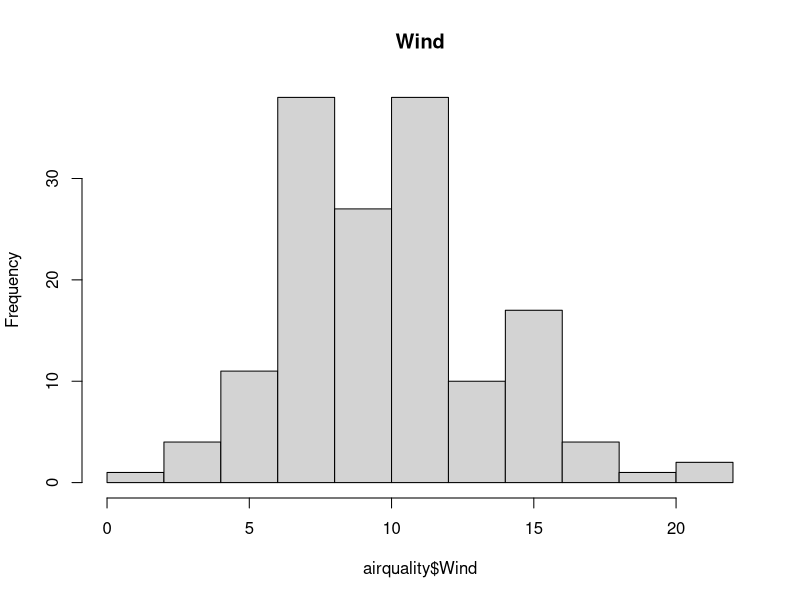
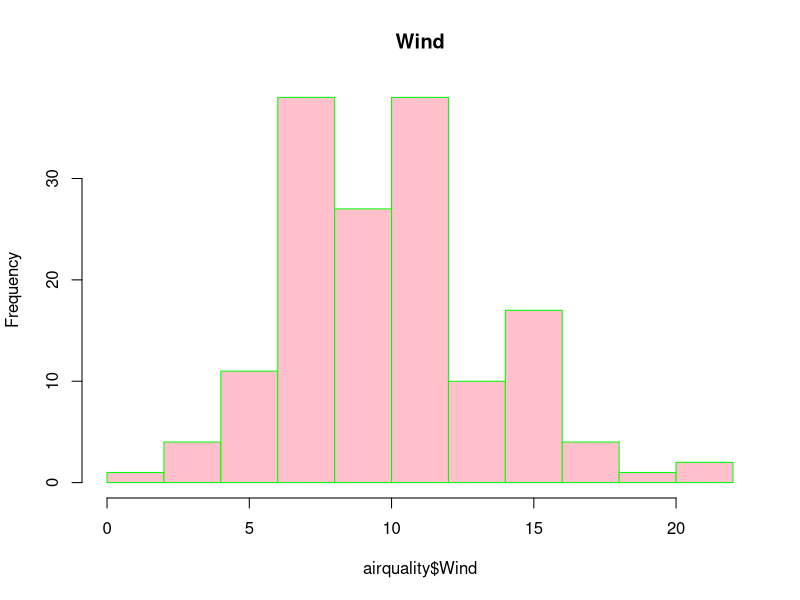
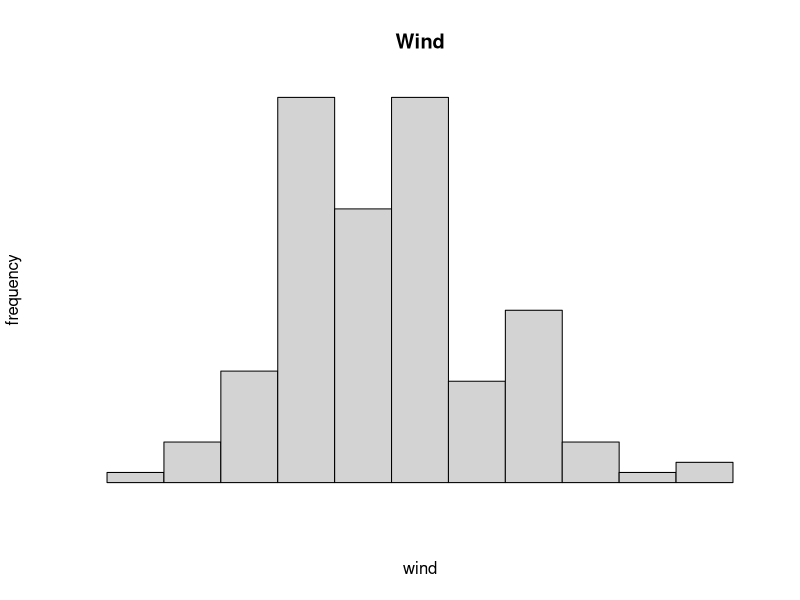
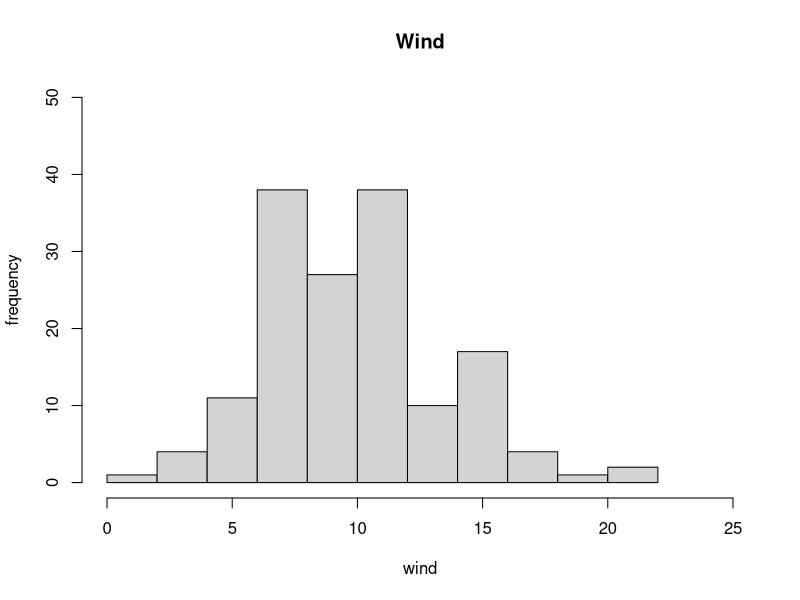
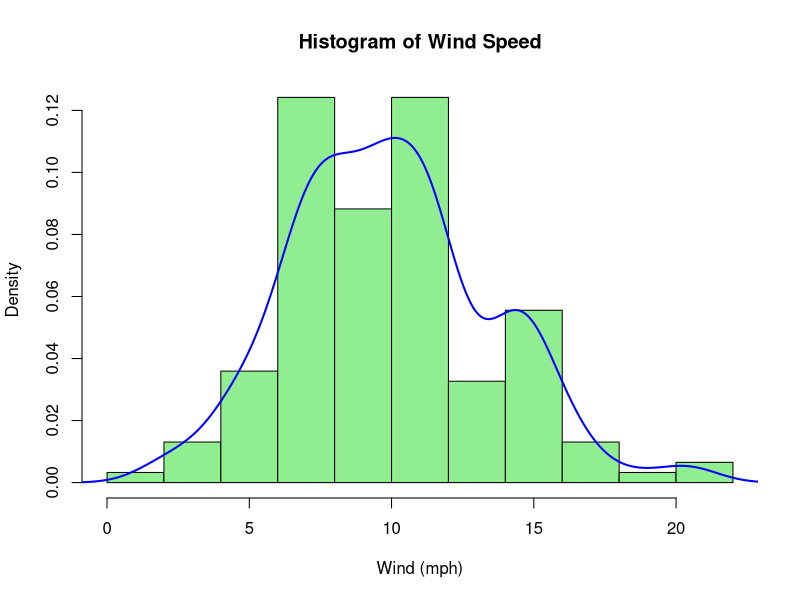

Reproduce these figures in R, in order.
View(airquality)
#A(histogram)
hist(airquality$Wind,main = "Wind")
#B(adding color)
hist(airquality$Wind,main = "Wind",col="pink",border = "green")
#C(remove axis add label)
hist(airquality$Wind,main = "Wind",axes=FALSE,xlab="wind",ylab = "frequency")
#D(changing axis limit)
hist(airquality$Wind,main = "Wind",xlab="wind",ylab = "frequency",xlim = c(0,25),ylim = c(0,50))
#E(density curve)
hist(airquality$Wind, main = "Histogram of Wind Speed", xlab = "Wind (mph)", ylab = "Density", col = "lightgreen", border = "black", freq = FALSE)
lines(density(na.omit(airquality$Wind)), col = "blue", lwd = 2)
